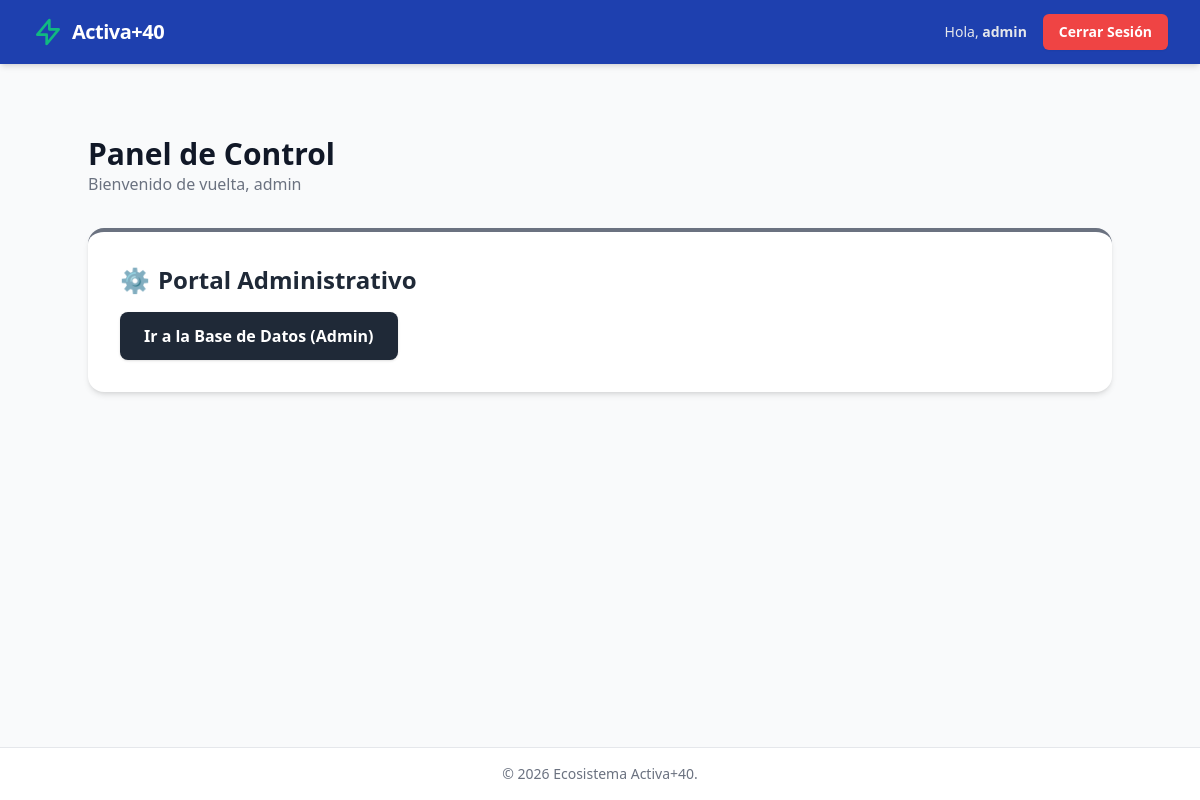
Page /dashboard/ (signed in) on the earlier database version.
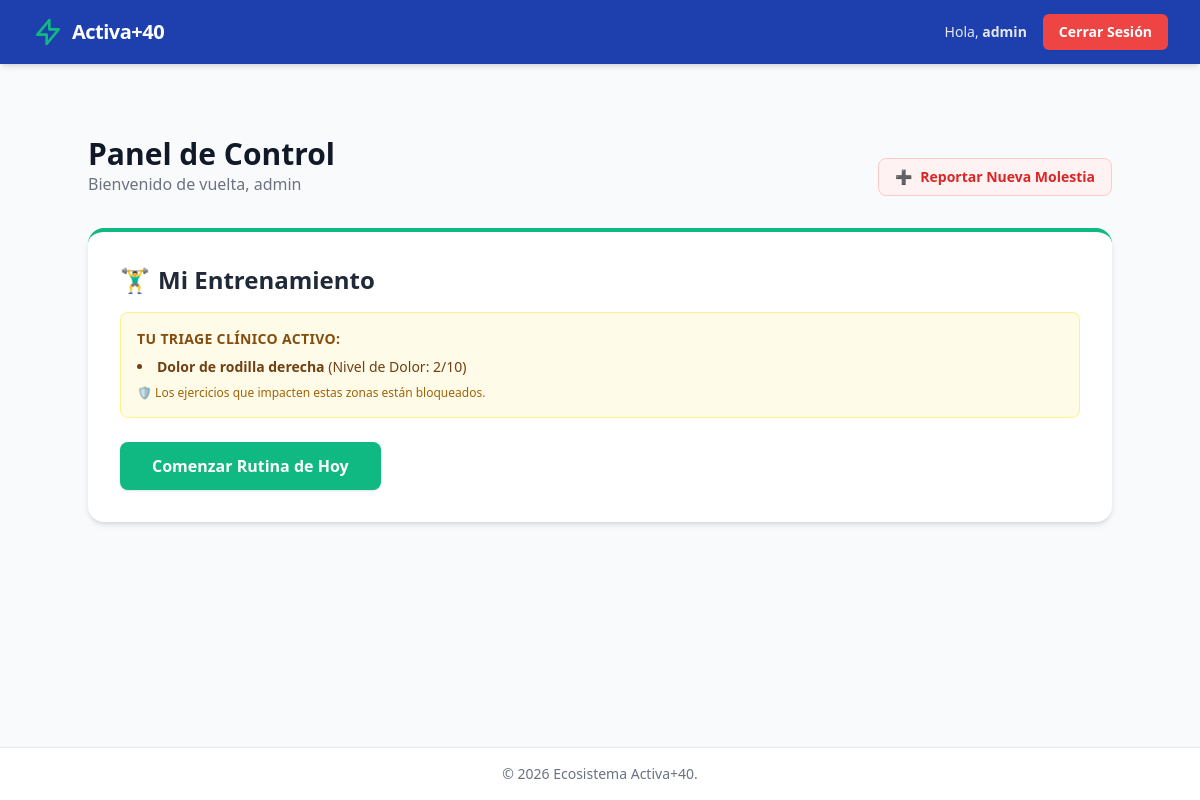
Same page on the later database version.
### usuarios/models.py (models this page shows, shortened)
class Usuario(AbstractUser):
    es_cliente = models.BooleanField(default=False, verbose_name="Es Cliente (+40)")
    es_coach = models.BooleanField(default=False, verbose_name="Es Entrenador")
    fecha_nacimiento = models.DateField(null=True, blank=True, verbose_name="Fecha de Nacimiento")
    telefono = models.CharField(max_length=15, null=True, blank=True, verbose_name="Teléfono de contacto")
    class Meta:
        verbose_name = "Usuario"
        verbose_name_plural = "Usuarios"

### triage/models.py (models this page shows, shortened)
class Usuario_Restriccion(models.Model):
    usuario = models.ForeignKey(settings.AUTH_USER_MODEL, on_delete=models.CASCADE)
    restriccion = models.ForeignKey(Restriccion_Fisica, on_delete=models.CASCADE)
    nivel_dolor_eva = models.IntegerField(
        choices=[(i, str(i)) for i in range(1, 11)],
        verbose_name="Nivel de Dolor (EVA 1-10)"
    )
    fecha_registro = models.DateTimeField(auto_now_add=True)
    class Meta:
        verbose_name = "Restricción de Usuario"
        verbose_name_plural = "Restricciones de Usuarios"

class Restriccion_Fisica(models.Model):
    nombre = models.CharField(max_length=100, verbose_name="Zona de dolor o Patología")
    descripcion = models.TextField(blank=True, null=True)
    class Meta:
        verbose_name = "Restricción Física"
        verbose_name_plural = "Restricciones Físicas"

### core/views.py (the view)
# urls.py: path('dashboard/', dashboard, name='dashboard'),
@login_required
def dashboard(request):
    context = {}
    if request.user.es_coach:
        context['alertas'] = Alerta_Inactividad.objects.filter(resuelta=False)
        context['rutinas_activas'] = Rutina.objects.filter(coach=request.user, completada=False)
    elif request.user.es_cliente:
        context['mis_restricciones'] = Usuario_Restriccion.objects.filter(usuario=request.user)
        context['mis_rutinas'] = Rutina.objects.filter(usuario=request.user, completada=False)
    return render(request, 'dashboard.html', context)

### templates/dashboard.html
{% extends 'base.html' %}
{% block content %}
<div class="max-w-5xl mx-auto py-10">
    <div class="mb-8 flex justify-between items-end">
        <div>
            <h1 class="text-3xl font-bold text-gray-900">Panel de Control</h1>
            <p class="text-gray-500">Bienvenido de vuelta, {{ user.first_name|default:user.username }}</p>
        </div>
        {% if user.es_cliente %}
            <a href="{% url 'registrar_triage' %}" class="bg-red-50 text-red-600 border border-red-200 hover:bg-red-100 font-semibold py-2 px-4 rounded-lg transition text-sm flex items-center gap-2">
                <span>➕</span> Reportar Nueva Molestia
            </a>
        {% endif %}
    </div>
    {% if user.es_coach %}
        <div class="bg-white p-8 rounded-2xl shadow-md border-t-4 border-activa-blue">
            <h2 class="text-2xl font-bold mb-4 flex items-center gap-2">
                <span>👨‍🏫</span> Portal del Coach
            </h2>
            <div class="grid grid-cols-1 md:grid-cols-2 gap-6 mt-6">
                <div class="border border-gray-200 rounded-xl p-5 bg-gray-50">
                    <h3 class="font-bold text-lg mb-3 flex justify-between">
                        Alertas de Inactividad
                        <span class="bg-red-500 text-white text-xs py-1 px-2 rounded-full">{{ alertas.count }}</span>
                    </h3>
                    {% if alertas %}
                        <ul class="space-y-2">
                            {% for alerta in alertas %}
                                <li class="text-sm bg-white p-3 rounded shadow-sm border-l-4 border-red-500">
                                    <strong>{{ alerta.usuario.username }}</strong> - Ausente {{ alerta.dias_inactividad }} días
                                </li>
                            {% endfor %}
                        </ul>
                    {% else %}
                        <p class="text-sm text-gray-500">No hay alertas de abandono pendientes. ¡Excelente retención!</p>
                    {% endif %}
                </div>
                <div class="border border-gray-200 rounded-xl p-5 bg-gray-50">
                    <h3 class="font-bold text-lg mb-3 flex justify-between">
                        Rutinas en Curso
                        <span class="bg-activa-blue text-white text-xs py-1 px-2 rounded-full">{{ rutinas_activas.count }}</span>
                    </h3>
                    <p class="text-sm text-gray-500">Aquí verás a los clientes que estás supervisando actualmente.</p>
                </div>
            </div>
        </div>
    {% elif user.es_cliente %}
        <div class="bg-white p-8 rounded-2xl shadow-md border-t-4 border-activa-accent">
            <h2 class="text-2xl font-bold mb-4 flex items-center gap-2">
                <span>🏋️‍♂️</span> Mi Entrenamiento
            </h2>
            {% if mis_restricciones %}
                <div class="bg-yellow-50 border border-yellow-200 p-4 rounded-lg mb-6">
                    <h4 class="font-bold text-yellow-800 mb-2 text-sm uppercase tracking-wide">Tu Triage Clínico Activo:</h4>
                    <ul class="list-disc list-inside text-yellow-900 text-sm space-y-1">
                        {% for restriccion in mis_restricciones %}
                            <li><strong>{{ restriccion.restriccion.nombre }}</strong> (Nivel de Dolor: {{ restriccion.nivel_dolor_eva }}/10)</li>
                        {% endfor %}
                    </ul>
                    <p class="text-xs text-yellow-700 mt-2 mt-2">🛡️ Los ejercicios que impacten estas zonas están bloqueados.</p>
                </div>
            {% else %}
                <div class="bg-green-50 border border-green-200 p-4 rounded-lg mb-6">
                    <p class="text-green-800 text-sm"><strong>✓ Todo en orden:</strong> No has registrado molestias físicas recientes.</p>
                </div>
            {% endif %}
            <button class="w-full md:w-auto bg-activa-accent hover:bg-green-600 text-white font-bold py-3 px-8 rounded-lg shadow transition">
                Comenzar Rutina de Hoy
            </button>
        </div>
    {% else %}
        <div class="bg-white p-8 rounded-2xl shadow-md border-t-4 border-gray-500">
            <h2 class="text-2xl font-bold mb-4 flex items-center gap-2"><span>⚙️</span> Portal Administrativo</h2>
            <a href="{% url 'admin:index' %}" class="inline-block bg-gray-800 hover:bg-gray-900 text-white font-semibold py-3 px-6 rounded-lg shadow transition">Ir a la Base de Datos (Admin)</a>
        </div>
    {% endif %}
</div>
{% endblock %}

### templates/base.html (shortened to what this page needs)
<!DOCTYPE html>
<html lang="es">
<head>
    <script src="https://cdn.tailwindcss.com"></script>
</head>
<body class="bg-gray-50 text-gray-800 font-sans antialiased min-h-screen flex flex-col">
<nav class="bg-activa-blue text-white shadow-md">
        <div class="max-w-7xl mx-auto px-4 sm:px-6 lg:px-8">
            <div class="flex justify-between h-16 items-center">
                <div class="flex items-center gap-2">
                    <a href="{% url 'inicio' %}" class="flex items-center gap-2 hover:opacity-80 transition">
                        <svg class="w-8 h-8 text-activa-accent" fill="none" stroke="currentColor" viewBox="0 0 24 24"><path stroke-linecap="round" stroke-linejoin="round" stroke-width="2" d="M13 10V3L4 14h7v7l9-11h-7z"></path></svg>
                        <span class="font-bold text-xl tracking-tight">Activa+40</span>
                    </a>
                </div>
                <div class="flex items-center gap-4">
                    {% if user.is_authenticated %}
                        <span class="text-sm text-gray-200">
                            Hola, <strong>{{ user.username }}</strong>
                        </span>
                        <form method="POST" action="{% url 'logout' %}" class="inline">
                            <button type="submit" class="text-sm bg-red-500 hover:bg-red-600 px-4 py-2 rounded-md font-semibold transition shadow-sm">
                                Cerrar Sesión
                            </button>
                        </form>
                    {% endif %}
                </div>
            </div>
        </div>
    </nav>
    <main class="flex-grow max-w-7xl mx-auto px-4 sm:px-6 lg:px-8 py-8 w-full">
        {% block content %}
        {% endblock %}
    </main>
    <footer class="bg-white border-t border-gray-200 mt-auto">
        <div class="max-w-7xl mx-auto px-4 py-4 sm:px-6 lg:px-8 text-center text-sm text-gray-500">
            &copy; 2026 Ecosistema Activa+40.
        </div>
    </footer>
</body>
</html>

Differences in the rows shown:
changed Usuario "admin": es_cliente False → True (drawn)
added Usuario_Restriccion: restriccion.nombre "Dolor de rodilla derecha", nivel_dolor_eva "2"
Other differences:
text no longer shown: "⚙️ Portal Administrativo Ir a la Base de Datos (Admin)"
text now shown: "➕ Reportar Nueva Molestia 🏋️‍♂️ Mi Entrenamiento TU TRIAGE CLÍNICO ACTIVO: 🛡️ Los ejercicios que impacten estas zonas están bloqueados. Comenzar Rutina de Hoy"
